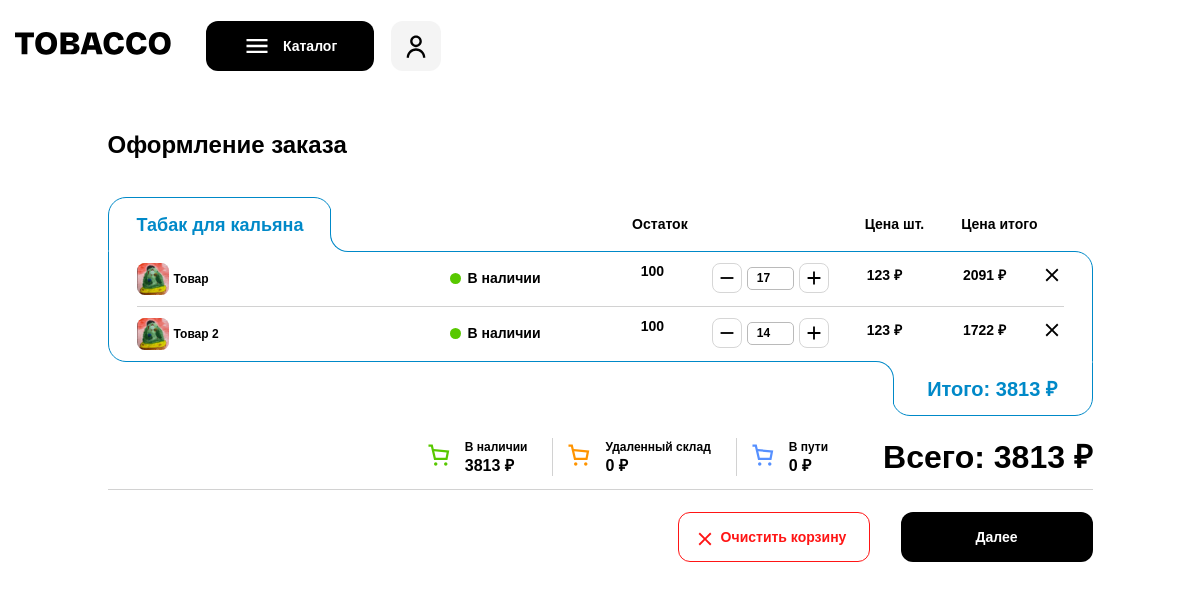
The page /basket/ (signed in) on the database its author committed.
### api/models.py (models this page shows, shortened)
class Category(models.Model):
    name = models.CharField('Название', max_length=30)
    time_create = models.DateTimeField(auto_now_add=True)
    class Meta:
        verbose_name = 'Категория'
        verbose_name_plural = 'Основные категории товаров'

class Product(models.Model):
    name = models.CharField('Наименование', max_length=40, blank=True)
    img = models.ImageField('Изображение', upload_to="img/%Y/%m/%d", blank=True)
    price = models.IntegerField('Цена', blank=True)
    time_create = models.DateTimeField(auto_now_add=True)
    time_update = models.DateTimeField(auto_now=True)
    is_published = models.BooleanField(default=True)
    weight = models.IntegerField('Вес', blank=True, null=True)
    availability = models.ForeignKey(Availability, on_delete=models.PROTECT) #
    category = models.ForeignKey('Subcategory', on_delete=models.PROTECT, null=True)
    list = models.ForeignKey('ProductList', on_delete=models.PROTECT, null=True)
    product_status = models.ForeignKey('ProductStatus', on_delete=models.PROTECT, null=True)  # статус товара(new, sale..)
    def __str__(self):
        return self.name
    class Meta:
        verbose_name = 'Товар'
        verbose_name_plural = 'Список товаров'

### main/views.py (the view)
# urls.py: path('basket/', basket, name='basket'),
@login_required
def basket(request):
    subcategories = Subcategory.objects.all().order_by('parent_category_id')
    order = {}
    orders = Order.objects.filter(user=request.user).first()
    total = {'total': 0, 'way': 0, 'stock': 0, 'remote': 0}
    json_order = json.loads(orders.order)
    availability_list = ['stock', 'remote', 'way']
    for item in json_order:
        item_id = Product.objects.get(id=item)
        category = item_id.category.parent_category.name
        clean_json_order = {}  # order list without empty fields
        category_total = 0
        for availability in availability_list:
            if json_order[item][availability]['count'] != 0:
                total[availability] += json_order[item][availability]['total']
                category_total += json_order[item][availability]['total']
                total['total'] += json_order[item][availability]['total']
                rest = eval(f"item_id.availability.{availability}")
                price = item_id.price
                clean_json_order[availability] = {'total': json_order[item][availability]['total'], 'count': json_order[item][availability]['count'], 'rest': rest, 'price': price,
                                                'carton': json_order[item][availability]['carton']
                                                }
        item_ = {'item': item_id, 'availability': clean_json_order}
        if item_['availability'] != {}:
            if category not in order:
                order[category] = {'total': category_total, 'items': [item_]}
            else:
                order[category]['items'].append(item_)
                order[category]['total'] += category_total
    print(order)
    return render(request, 'main/basket.html', {'order': order, 'total': total, 'subcategories': subcategories})

### main/templates/main/basket.html (shortened to what this page needs)
{% extends "main/base.html" %}
{% load static %}
{% block content %}
<main class="main">
  <section class="ordering">
    <div class="ordering__container container">
      <h1 class="ordering__title">Оформление заказа</h1>
      <div class="ordering__content">
        {% for cat, products in order.items %}
        <div class="ordering__item ordering-item ordering-item--{% if cat == 'Аксессуары для кальяна'%}green
        {% elif cat == 'Кальяны'%}orange
        {% elif cat == 'Лимонады'%}yellow
        {% elif cat == 'Мерч'%}light-pink
        {% elif cat == 'Табак для кальяна'%}blue
        {% elif cat == 'Уголь'%}purple
        {% elif cat == 'Pod-системы'%}red
        {% elif cat == 'Жидкости'%}pink{% endif %}">
          <div class="ordering-item__head">
            <h2 class="ordering-item__title">{{ cat }}</h2>
            <ul class="list-reset ordering-item__head-list">
              <div class="ordering-item__head-item">Остаток</div>
              <div class="ordering-item__head-item">Цена шт.</div>
              <div class="ordering-item__head-item">Цена итого</div>
            </ul>
          </div>
          <div class="ordering-item__body">
            {% for product in products.items %}
              <div class="product ordering-item__product" id="item_{{product.item.id}}">
                <div class="product__items product__items--ordering">
                  <div class="product__left">
                    <img src="/media/{{ product.item.img }}" alt="product" class="image product__img">
                    <h3 class="product__title">{{ product.item.name }}</h3>
                  </div>
                  <ul class="list-reset product__right-list" id="item_{{product.item.id}}">
                    {% for availability, item in product.availability.items %}
                    <li class="product__right-item" id="item_{{ product.item.id }}_{{ availability }}">
                      {% if availability == 'stock' %}
                        <div class="product__presence product__presence--ordering">В наличии</div>
                      {% elif availability == 'way' %}
                        <div class="product__presence product__presence--blue">В пути</div>
                      {% elif availability == 'remote' %}
                        <div class="product__presence product__presence--orange">Удаленный склад</div>
                      {% endif %}
                      <div class="product__residue">{{ item.rest }}</div>
                      <div class="product__calc product-calc">
                        <button class="btn-reset product-calc__btn product-calc__btn--minus"
                          v-on:click="minusCount({{ product.item.id }}, '{{ availability }}', {{ item.price }}, '{{ cat }}', {{product.item.list.carton}})"></button>
                        <div class="product-calc__value">
                          <input type="number" v-on:input="inputCalc({{ product.item.id }}, '{{ availability }}', {{ item.price }}, '{{ cat }}', {{product.item.list.carton}})" id="count_{{ product.item.id }}_{{ availability }}" value={{ item.count }} class="input input--calc">
                        </div>
                        <button class="btn-reset product-calc__btn product-calc__btn--plus"
                          v-on:click="plusCount({{ product.item.id }}, '{{ availability }}', {{ item.price }}, '{{ cat }}', {{product.item.list.carton}})"></button>
                      </div>
                      <div class="product__size">{{ item.price }} ₽</div>
                      <div class="product__size-all product__size-all--ordering" id="total_{{ product.item.id }}_{{ availability }}"
                        value="{{ product.item.id }}_{{ availability }}_{{ item.total }}_{{ item.count }}_{{cat}}_{{item.carton}}">{{ item.total }} ₽</div>
                      <button class="btn-reset product__btn product__btn--close" v-on:click="del({{ product.item.id }}, '{{ availability }}', {{ item.price }}, '{{ cat }}')"></button>
                    </li>
                    {% endfor %}
                  </ul>
                </div>
              </div>
            {% endfor %}
          </div>
          <div class="ordering-item__bottom">
            <div class="ordering-item__total" id="{{ cat }}">Итого: {{ products.total }} ₽
            </div>
          </div>
        </div>
        {% endfor %}
      </div>
      <div class="ordering__footer ordering-footer">
        <div class="header__right ordering-footer__item">
          <ul class="list-reset header__list">
            <li class="header__item">
              <div class="header__icon">
                <img loading="lazy"
                     src="{% static 'main/img/path-green.svg' %}"
                     class="image"
                     width="22"
                     height="22"
                     alt="path">
              </div>
              <div class="header__info">
                <div class="header__crit">
                  В наличии
                </div>
                <div class="header__value" id="total_stock">
                  {{ total.stock }} ₽
                </div>
              </div>
            </li>
            <li class="header__item">
              <div class="header__icon">
                <img loading="lazy"
                     src="{% static 'main/img/path-orange.svg' %}"
                     class="image"
                     width="22"
                     height="22"
                     alt="path">
              </div>
              <div class="header__info">
                <div class="header__crit">
                  Удаленный склад
                </div>
                <div class="header__value" id="total_remote">
                  {{ total.remote }}  ₽
                </div>
              </div>
            </li>
            <li class="header__item">
              <div class="header__icon">
                <img loading="lazy"
                     src="{% static 'main/img/path-blue.svg' %}"
                     class="image"
                     width="22"
                     height="22"
                     alt="path">
              </div>
              <div class="header__info">
                <div class="header__crit">
                  В пути
                </div>
                <div class="header__value" id="total_way">
                  {{ total.way }}  ₽
                </div>
              </div>
            </li>
          </ul>
          <div class="ordering__total" value="{{ total }}" id="total">
            Всего: {{ total.total }} ₽
          </div>
        </div>
        <div class="ordering-footer__item">
          <button class="btn-reset btn-red btn-red--clear" v-on:click="busketClear()">
            Очистить корзину
          </button>
          <button class="btn-reset btn ordering-footer__btn" v-on:click="busketNext()">
            Далее
          </button>
        </div>
      </div>
    </div>
  </section>
</main>
{%endblock%}

### main/templates/main/base.html (shortened to what this page needs)
{% load static %}
<!DOCTYPE html>
<html lang="ru" class="page">
<head>
  <link rel="stylesheet" href="{% static 'main/css/vendor.css' %}">
  <link rel="stylesheet" href="{% static 'main/css/main.css' %}">
</head>
<body class="page__body">
  <div class="site-container" id="app">
    <header class="header">
      <div class="container header__container">
        <div class="header__left">
          <div class="header__logo" onclick="location.href='/banners'">
            <img loading="lazy" src="{% static 'main/img/tobacco.svg' %}" class="image" width="156" height="22"
              alt="Tobacco">
          </div>
          <button class="btn-reset btn header__btn" data-graph-path="menu" data-btn-open id="catalogBtn" @click="redirect()">
            <img loading="lazy" src="{% static 'main/img/hamburger.svg' %}" class="image" width="28" height="28"
              alt="path" />
            <span>Каталог</span>
          </button>
          <button class="btn-reset btn btn--gray header__user" onclick="location.href='/account'"></button>
        </div>
      </div>
    </header>
    {% block content %}{% endblock %}
  </div>
</body>
</html>

### rows shown on the page
Category: order "Табак для кальяна"
Product: item.img (picture), item.name "Товар", rest "100", count "17", price "123", total "2091"
Product: item.img (picture), item.name "Товар 2", rest "100", count "14", price "123", total "1722"

### other values the page prints
{{ products.total }} "3813"
{{ total.stock }} "3813"
{{ total.remote }} "0"
{{ total.way }} "0"
{{ total.total }} "3813"
